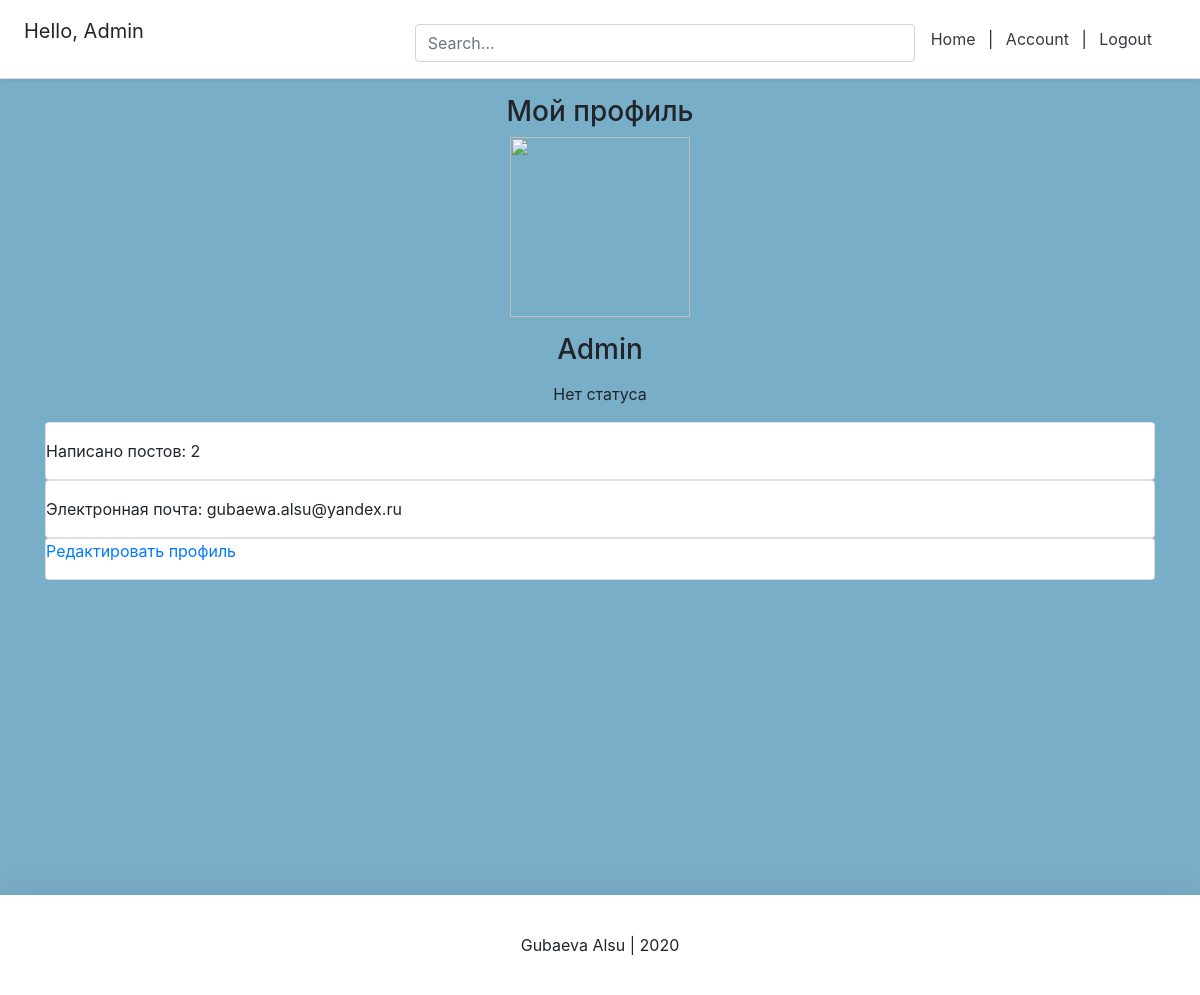
/account/18/ (signed in), run on the app's committed database.
### user/models.py (models this page shows, shortened)
class New_user(AbstractBaseUser):
    email = models.EmailField(verbose_name="email", max_length=60, unique=True)
    username = models.CharField(max_length=40, unique=True)
    date_joined = models.DateTimeField(verbose_name='date joined', auto_now_add=True)
    last_login = models.DateTimeField(verbose_name='last login', auto_now=True)
    is_admin = models.BooleanField(default=False)
    is_active = models.BooleanField(default=True)
    is_staff = models.BooleanField(default=False)
    is_superuser = models.BooleanField(default=False)
    photo = models.ImageField(upload_to='images/', blank=True)
    status = models.TextField(max_length=50, blank=True)
    USERNAME_FIELD = 'username'
    objects = MyAccountManager()

### user/views.py (the view)
# urls.py: path('account/<int:pk>/', ProfileView.as_view(), name='profile'),
class ProfileView(DetailView):
    model = New_user
    template_name = 'user_page/user_page.html'
    def get_context_data(self, **kwargs):
        context = super().get_context_data(**kwargs)
        context['posts_counter'] = BlogPost.objects.filter(author_id=self.object.id).count()
        return context

### templates/user_page/user_page.html (shortened to what this page needs)
{% extends 'user_page/main.html' %}
{% load static %}
{% block all_posts %}
<div class="container">
    <div class="page-title" align="center">
        {% if user.id == request.user.id %}
            <h3>Мой профиль</h3>
        {% else %}
            <h3>Профиль {{ user.username }}</h3>
        {% endif %}
    </div>
        <div class="about-user" align="center">
            {% if user.photo %}
                <p><img src="{{ user.photo.url }}" width="180" height="180" class="avatar" align="center"></p>
            {% else %}
                <p><img src="{% static 'images/logo.jpg' %}" width="180" height="180" class="avatar" align="center"></p>
            {% endif %}
            <h3>
            <div class="author">{{ user.username }}</div>
            </h3>
            {% if user.status %}
                <p>
                <div class="status">{{ user.status }}</div></p>
            {% else %}
                <p>
                <div class="status">Нет статуса</div></p>
            {% endif %}
        </div>
        <div class="posts-user">
        <div class="card">
            <p>
            <div class="posts-counter">Написано постов: {{ posts_counter }}</div>
            </p>
        </div>
        <div class="card">
            {% if user.email %}
                <p>
                <div class="posts-counter">Электронная почта: {{ user.email }}</div>
                </p>
            {% else %}
                <p>
                <div class="posts-counter">Электронная почта: не указана</div>
                </p>
            {% endif %}
        </div>
        <div class="card">
                <p><a href="{% url 'account' %}">Редактировать профиль</a></p>
        </div>
        </div>
    </div>
{% endblock %}

### templates/snippets/header.html (shortened to what this page needs)
<link rel="stylesheet" href="https://stackpath.bootstrapcdn.com/bootstrap/4.4.1/css/bootstrap.min.css"
>
<div class="d-flex flex-column flex-md-row align-items-center p-3 px-md-4 mb-3 bg-white border-bottom shadow-sm">
  <h5 class="my-0 mr-md-auto font-weight-normal">
      {% if request.user.is_authenticated %}
          <p>Hello, {{ request.user.username }} </p>
      {% endif %}
  </h5>
<div class="search-bar mt-sm-2 mr-2">
    <form method="get">
        <input type="text" class="form-control" name="q" id="id_q" placeholder="Search...">
    </form>
</div>
  <nav class="my-2 my-md-0 mr-md-3">
      {% if request.user.is_authenticated  %}
          <a class="p-2 text-dark" href="{% url 'home' %}">Home</a> |
          <a class="p-2 text-dark" href="{% url 'profile' pk=user.id %}">Account</a> |
          <a class="p-2 text-dark" href="{% url 'logout' %}">Logout</a>
      {% else %}
          <a class="p-2 text-dark" href="{% url 'home' %}">Home</a> |
          <a class="p-2 text-dark" href="{% url 'login' %}">Login</a> |
          <a class="btn btn-outline-primary" href="{% url 'register' %}">Register</a>
      {% endif %}
  </nav>
</div>

### templates/snippets/header.html (style rules this page uses)
@media (min-width: 768px) { html { font-size: 16px; } }
.search-bar { max-width: 500px; width: 100%; }

### templates/snippets/base_css.html (style rules this page uses)
body { background-color: #79aec8; }

### data on the page
New_user: user.username "Admin", username "Admin", email "gubaewa.alsu@yandex.ru"

### other printed values
{{ posts_counter }} "2"
